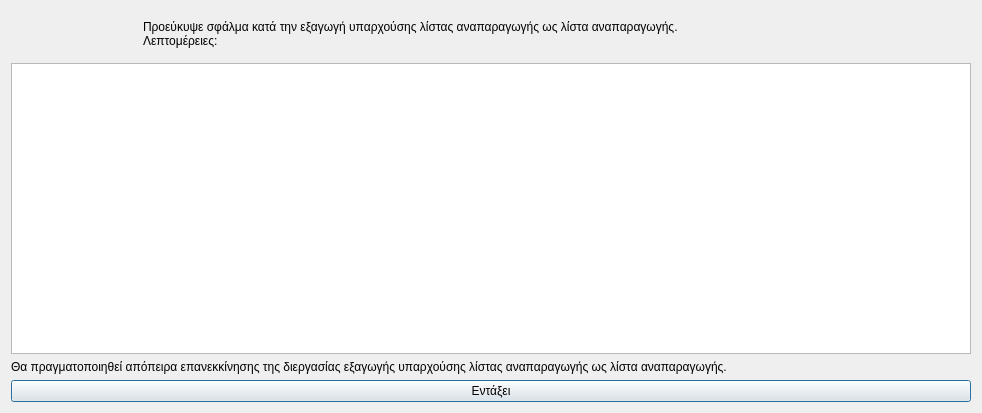
<?xml version="1.0" encoding="UTF-8"?>
<ui version="4.0">
 <class>Dialog</class>
 <widget class="QDialog" name="Dialog">
  <property name="geometry">
   <rect>
    <x>0</x>
    <y>0</y>
    <width>982</width>
    <height>413</height>
   </rect>
  </property>
  <property name="windowTitle">
   <string>Σφάλμα κατά την εξαγωγή λίστας αναπαραγωγής</string>
  </property>
  <property name="windowIcon">
   <iconset resource="../../../icons.qrc">
    <normaloff>:/rest-windows/assets/images/rest-windows/information.png</normaloff>:/rest-windows/assets/images/rest-windows/information.png</iconset>
  </property>
  <layout class="QGridLayout" name="gridLayout">
   <item row="0" column="0">
    <widget class="QFrame" name="frame">
     <property name="styleSheet">
      <string notr="true">QFrame{border:0px;}</string>
     </property>
     <property name="frameShape">
      <enum>QFrame::StyledPanel</enum>
     </property>
     <property name="frameShadow">
      <enum>QFrame::Raised</enum>
     </property>
     <layout class="QHBoxLayout" name="horizontalLayout">
      <item>
       <widget class="QLabel" name="image_label">
        <property name="maximumSize">
         <size>
          <width>117</width>
          <height>117</height>
         </size>
        </property>
        <property name="text">
         <string/>
        </property>
        <property name="pixmap">
         <pixmap resource="../../../icons.qrc">:/rest-windows/assets/images/rest-windows/information.png</pixmap>
        </property>
        <property name="scaledContents">
         <bool>true</bool>
        </property>
       </widget>
      </item>
      <item>
       <widget class="QLabel" name="label">
        <property name="text">
         <string>Προεύκυψε σφάλμα κατά την εξαγωγή υπαρχούσης λίστας αναπαραγωγής ως λίστα αναπαραγωγής.
Λεπτομέρειες:</string>
        </property>
        <property name="alignment">
         <set>Qt::AlignJustify|Qt::AlignVCenter</set>
        </property>
       </widget>
      </item>
     </layout>
    </widget>
   </item>
   <item row="3" column="0">
    <widget class="QPushButton" name="ok">
     <property name="text">
      <string>Εντάξει</string>
     </property>
     <property name="icon">
      <iconset resource="../../../icons.qrc">
       <normaloff>:/rest-windows/assets/images/rest-windows/ok.png</normaloff>:/rest-windows/assets/images/rest-windows/ok.png</iconset>
     </property>
    </widget>
   </item>
   <item row="1" column="0">
    <widget class="QPlainTextEdit" name="details"/>
   </item>
   <item row="2" column="0">
    <widget class="QLabel" name="label_2">
     <property name="text">
      <string>Θα πραγματοποιηθεί απόπειρα επανεκκίνησης της διεργασίας εξαγωγής υπαρχούσης λίστας αναπαραγωγής ως λίστα αναπαραγωγής.</string>
     </property>
     <property name="alignment">
      <set>Qt::AlignJustify|Qt::AlignVCenter</set>
     </property>
    </widget>
   </item>
  </layout>
 </widget>
 <tabstops>
  <tabstop>details</tabstop>
  <tabstop>ok</tabstop>
 </tabstops>
 <resources>
  <include location="../../../icons.qrc"/>
  <include location="../../../icons.qrc"/>
 </resources>
 <connections/>
</ui>
